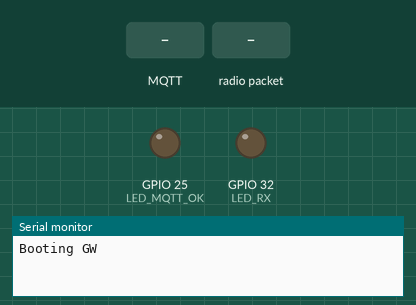
Recording of a program running on a simulated ESP32. Parts: output pins drawn as LEDs (lit = HIGH), the last lines printed to the serial monitor. Inputs (shaded band) come from the test bench. WiFi joins after 1.5 s; servers stay silent unless stated; no radio packets arrive unless stated; no MQTT or app messages arrive unless stated.

Above: at 0.1 s.
At 2.7 s:
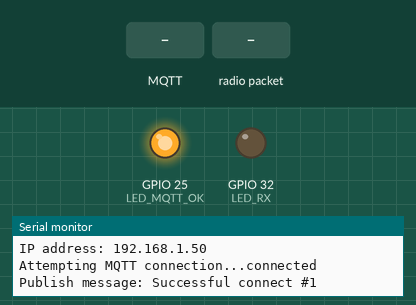
2.8 s: MQTT message "0" arrives on the first subscribed topic
4.3 s: radio packet "1" arrives
5.8 s: MQTT message "on" arrives on the first subscribed topic
7.3 s: MQTT message "1" arrives on the first subscribed topic
Timing chart, 0 to 9.8 s (numbered marks = the images above; inputs shaded):
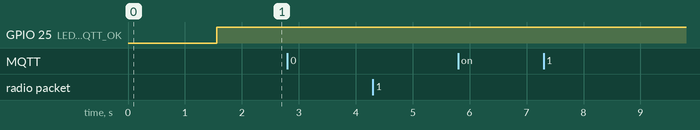

The program:

main.cpp
```cpp
// rf95_reliable_datagram_server.pde
// -*- mode: C++ -*-
// Example sketch showing how to create a simple addressed, reliable messaging server
// with the RHReliableDatagram class, using the RH_RF95 driver to control a RF95 radio.
// It is designed to work with the other example rf95_reliable_datagram_client
// Tested with Anarduino MiniWirelessLoRa, Rocket Scream Mini Ultra Pro with the RFM95W

#include <RHReliableDatagram.h>
#include <RH_RF95.h>
#include <SPI.h>

#define CLIENT_ADDRESS 1
#define SERVER_ADDRESS 2

// Singleton instance of the radio driver
//H_RF95 driver;
RH_RF95 driver(0, 34);

// Class to manage message delivery and receipt, using the driver declared above
RHReliableDatagram manager(driver, SERVER_ADDRESS);

// Need this on Arduino Zero with SerialUSB port (eg RocketScream Mini Ultra Pro)
//#define Serial SerialUSB
#define OTA_ENABLE 1
#define WIFI_ENABLE 1
#define MQTT_ENABLE 1
//#define DEBUG_ENABLE 1

#ifdef OTA_ENABLE
//OTA Update

#include <ESPmDNS.h>
#include <WiFiUdp.h>
#include <ArduinoOTA.h>
#endif

#ifdef WIFI_ENABLE
#include <WiFi.h> //https://github.com/esp8266/Arduino
//needed for library
#include <DNSServer.h>
#include <WebServer.h>
const char *ssid = "NETLLAR-Dani";
const char *ssidpassword = "86799461";
//const char *ssid = "FibraValencia_32F9A";
//const char *ssidpassword = "25nuuegg";
#endif

#if DEBUG_ENABLE
#include "TelnetSpy.h"
TelnetSpy SerialAndTelnet;
#define Serial SerialAndTelnet
#endif

#if MQTT_ENABLE
// BEGIN MQTT
#include <PubSubClient.h>
#include <ArduinoJson.h> //https://github.com/bblanchon/ArduinoJson
#define mqtt_server "m20.cloudmqtt.com"
#define port 19123
#define dioty_id "hovjocvq"           // email address used to register with DIoTY
#define dioty_password "4n6h6CLEmsa7" // your DIoTY password
#define clientNr "0"                  // used for client id (increment when deploying
// multiple instances at the same time)
// Some project settings
// DIoTY requires topic names to start with your userId, so stick it in the front
#define Modconcat(first, second) first second
#define slash "/"                            // all topics are prefixed with slash and your dioty_id
#define topicConnect "/ESP32_GW/connected"   // topic to say we're alive
#define topicIn "/ESP32_GW/inTopic"          // topic to switch off power system
#define SrcValueOut "/ESP32_GW/Src/"         // topic for select colors
#define SeqValueOut "/ESP32_GW/Seq/"         // topic for set brightness
#define RssiPktValueOut "/ESP32_GW/RssiPkt/" // topic for enable/disable lamp
//#define topicOut        "/ESP8266/outTopic"    // topic to subscribe
char msg[50];  // message to publish
int value = 0; // connection attempt
WiFiClient espClient;
PubSubClient mqttClient(espClient);
const char *connectTopic = Modconcat(Modconcat(slash, dioty_id), topicConnect);
const char *inTopic = Modconcat(Modconcat(slash, dioty_id), topicIn);
//const char *SrcValueOutTopic = Modconcat(Modconcat(slash, dioty_id), SrcValueOut);
//const char *SeqValueOutTopic = Modconcat(Modconcat(slash, dioty_id), SeqValueOut);
//const char *RssiPktValueOutTopic = Modconcat(Modconcat(slash, dioty_id), RssiPktValueOut);
const char *client_id = Modconcat(clientNr, dioty_id);
unsigned long mqttConnectionPreviousMillis = millis();
const long mqttConnectionInterval = 60000;
///END  MQTT
#endif

#define LED_RX 32
#define LED_MQTT_OK 25

#if DEBUG_ENABLE
void telnetConnected()
{
  Serial.println("Telnet connection established.");
}

void telnetDisconnected()
{
  Serial.println("Telnet connection closed.");
}
#endif

#if defined MQTT_ENABLE
void reconnect()
{
  // Loop until we're reconnected
  while (!mqttClient.connected())
  {
    Serial.print("Attempting MQTT connection...");
    // Attempt to connect
    ++value; //connection attempt
    if (mqttClient.connect(client_id, dioty_id, dioty_password))
    {
      Serial.println("connected");
      // Once connected, publish an announcement...
      snprintf(msg, 50, "Successful connect #%ld", value);
      Serial.print("Publish message: ");
      Serial.println(msg);
      mqttClient.publish(connectTopic, msg, true);
      // ... and resubscribe
      mqttClient.subscribe(inTopic);
      //mqttClient.subscribe(SrcValueOutTopic);
      //mqttClient.subscribe(SeqValueOutTopic);
      //mqttClient.subscribe(RssiPktValueOutTopic);
    }
    else
    {
      Serial.print("failed, rc=");
      Serial.print(mqttClient.state());
      Serial.println(" try again in 5 seconds");
      // Wait 5 seconds before retrying
      delay(5000);
    }
  }
}
void callback(char* topic, byte* payload, unsigned int length) {
  Serial.print("Message arrived [");
  Serial.print(topic);
  Serial.print("] ");
  for (int i = 0; i < length; i++) {
    Serial.print((char)payload[i]);
  }
  Serial.println();

  // The mobile app will publish 'true' or 'false' to the topic
  // Switch off the POWER if an '0' was received as first character, otherwise switch it on
  if ((char)payload[0] == '1') {
    Serial.println("Resetting");
    delay(2500);
    ESP.restart();
  }
}
#endif

uint16_t NumPktRcv = 0;

void setup()
{
  pinMode(LED_MQTT_OK, OUTPUT);
  digitalWrite(LED_MQTT_OK, LOW); // turn the LED off at reset
  pinMode(LED_RX, OUTPUT);
#if DEBUG_ENABLE
  SerialAndTelnet.setWelcomeMsg("Welcome to the TelnetSpy example\n\n");
  SerialAndTelnet.setCallbackOnConnect(telnetConnected);
  SerialAndTelnet.setCallbackOnDisconnect(telnetDisconnected);
  Serial.begin(74880);
  delay(100); // Wait for serial port
  Serial.setDebugOutput(false);
  Serial.print("\n\nConnecting to WiFi ");
#else
  Serial.begin(115200);
  Serial.println("Booting GW");
#endif

#ifdef WIFI_ENABLE
  //WIFI and OTA Update Init
  WiFi.mode(WIFI_STA);
  WiFi.begin(ssid, ssidpassword);
  while (WiFi.waitForConnectResult() != WL_CONNECTED)
  {
    Serial.println("Connection Failed! Rebooting...");
    delay(5000);
    ESP.restart();
  }
  Serial.println("Connected to the WiFi network");
#endif

#ifdef OTA_ENABLE
  // Port defaults to 3232
  // ArduinoOTA.setPort(3232);
  // Hostname defaults to esp3232-[MAC]
  ArduinoOTA.setHostname("OTA ESP32 GW");
  // No authentication by default
  // ArduinoOTA.setPassword("admin");
  // Password can be set with it's md5 value as well
  // MD5(admin) = 21232f297a57a5a743894a0e4a801fc3
  //ArduinoOTA.setPasswordHash("21232f297a57a5a743894a0e4a801fc3");
  ArduinoOTA.onStart([]() {
    String type;
    if (ArduinoOTA.getCommand() == U_FLASH)
      type = "sketch";
    else // U_SPIFFS
      type = "filesystem";

    // NOTE: if updating SPIFFS this would be the place to unmount SPIFFS using SPIFFS.end()
    Serial.println("Start updating " + type);
  });
  ArduinoOTA.onEnd([]() {
    Serial.println("\nEnd");
  });
  ArduinoOTA.onProgress([](unsigned int progress, unsigned int total) {
    Serial.printf("Progress: %u%%\r", (progress / (total / 100)));
  });
  ArduinoOTA.onError([](ota_error_t error) {
    Serial.printf("Error[%u]: ", error);
    if (error == OTA_AUTH_ERROR)
      Serial.println("Auth Failed");
    else if (error == OTA_BEGIN_ERROR)
      Serial.println("Begin Failed");
    else if (error == OTA_CONNECT_ERROR)
      Serial.println("Connect Failed");
    else if (error == OTA_RECEIVE_ERROR)
      Serial.println("Receive Failed");
    else if (error == OTA_END_ERROR)
      Serial.println("End Failed");
  });
  ArduinoOTA.begin();
  Serial.println("Ready");
  Serial.print("IP address: ");
  Serial.println(WiFi.localIP());
  //End WIFI Ota Update Init

  btStop(); // Turn off bluetooth for saving battery
#endif

#if MQTT_ENABLE
  mqttClient.setServer(mqtt_server, port);
  mqttClient.setCallback(callback);
#endif


  //Serial.begin(9600);
  //while (!Serial)
  //  ; // Wait for serial port to be available
  if (!manager.init())
  Serial.println("init failed");
  // Defaults after init are 434.0MHz, 13dBm, Bw = 125 kHz, Cr = 4/5, Sf = 128chips/symbol, CRC on

  // The default transmitter power is 13dBm, using PA_BOOST.
  // If you are using RFM95/96/97/98 modules which uses the PA_BOOST transmitter pin, then
  // you can set transmitter powers from 5 to 23 dBm:
  driver.setFrequency(868.0);
  driver.setTxPower(23, false); // Also tried with 20
  driver.setModemConfig(RH_RF95::Bw125Cr45Sf128);
  // If you are using Modtronix inAir4 or inAir9,or any other module which uses the
  // transmitter RFO pins and not the PA_BOOST pins
  // then you can configure the power transmitter power for -1 to 14 dBm and with useRFO true.
  // Failure to do that will result in extremely low transmit powers.
  //  driver.setTxPower(14, true);
  // You can optionally require this module to wait until Channel Activity
  // Detection shows no activity on the channel before transmitting by setting
  // the CAD timeout to non-zero:
  //  driver.setCADTimeout(10000);
}

uint8_t data[] = "And hello back to you";
// Dont put this on the stack:
uint8_t buf[RH_RF95_MAX_MESSAGE_LEN];

void loop()
{

#if DEBUG_ENABLE
  SerialAndTelnet.handle();
#endif

#ifdef OTA_ENABLE
  ArduinoOTA.handle();
#endif

#if MQTT_ENABLE
  // Reconnect if there is an issue with the MQTT connection
  // const unsigned long mqttConnectionMillis = millis();
  // if ((false == mqttClient.connected()) && (mqttConnectionInterval <= (mqttConnectionMillis - mqttConnectionPreviousMillis)))
  // {
  //   mqttConnectionPreviousMillis = mqttConnectionMillis;
  //   reconnect();
  // }
  if (!mqttClient.connected())
  {
    reconnect();
  }

  mqttClient.loop();
  digitalWrite(LED_MQTT_OK, HIGH); // turn the LED on (HIGH is the voltage level)
  //Serial.println("Mqtt OK");
#endif
  if (manager.available())
  {
    // Wait for a message addressed to us from the client
    uint8_t len = sizeof(buf);
    uint8_t from;
    if (manager.recvfromAck(buf, &len, &from))
    {
      Serial.print("got request from  : 0x");
      Serial.print(from, HEX);
      Serial.print(": ");
      Serial.println((char *)buf);
      Serial.println("");
      Serial.print("SNR from packet:");
      Serial.print(driver.lastSNR(),DEC);
      Serial.println("");
      Serial.print("Rssi from packet:");
      Serial.print(driver.lastRssi(),DEC);
      Serial.println("");
      NumPktRcv++;
      Serial.print("Num pkt:");
      Serial.print(NumPktRcv, DEC);
      Serial.println("");

#if defined MQTT_ENABLE
      memset(msg, 0, sizeof(msg));
      dtostrf(from, 2, 1, msg);
      mqttClient.publish("SrcValueOutTopic", msg);
      memset(msg, 0, sizeof(msg));
      dtostrf(NumPktRcv, 3, 1, msg);
      mqttClient.publish("SeqValueOutTopic", msg);
      memset(msg, 0, sizeof(msg));
      dtostrf(driver.lastSNR(), 3, 1, msg);
      mqttClient.publish("SnrValueOutTopic", msg);
      memset(msg, 0, sizeof(msg));
      dtostrf(driver.lastRssi(), 3, 1, msg);
      mqttClient.publish("RssiValueOutTopic", msg);
#endif

      // Send a reply back to the originator client
      if (!manager.sendtoWait(data, sizeof(data), from))
        Serial.println("sendtoWait failed");
    }
  }
}
```
